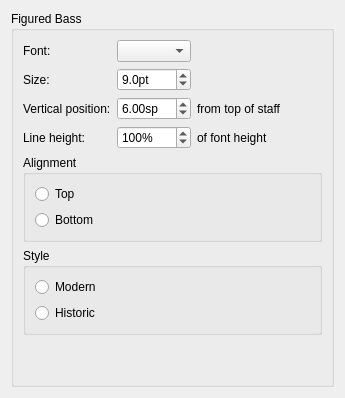
      <widget class="QWidget" name="PageFiguredBass">
       <layout class="QVBoxLayout" name="verticalLayout">
        <item>
         <widget class="QGroupBox" name="groupBox_20">
          <property name="title">
           <string>Figured Bass</string>
          </property>
          <layout class="QVBoxLayout" name="verticalLayout_32">
           <item>
            <layout class="QHBoxLayout" name="horizontalLayout_5">
             <item>
              <layout class="QGridLayout" name="gridLayout_16">
               <item row="3" column="1">
                <widget class="QSpinBox" name="spinFBLineHeight">
                 <property name="suffix">
                  <string notr="true">%</string>
                 </property>
                 <property name="minimum">
                  <number>1</number>
                 </property>
                 <property name="maximum">
                  <number>500</number>
                 </property>
                 <property name="singleStep">
                  <number>10</number>
                 </property>
                 <property name="value">
                  <number>100</number>
                 </property>
                </widget>
               </item>
               <item row="0" column="0">
                <widget class="QLabel" name="labelFBFont">
                 <property name="text">
                  <string>Font:</string>
                 </property>
                 <property name="textFormat">
                  <enum>Qt::PlainText</enum>
                 </property>
                 <property name="buddy">
                  <cstring>comboFBFont</cstring>
                 </property>
                </widget>
               </item>
               <item row="2" column="1">
                <widget class="QDoubleSpinBox" name="doubleSpinFBVertPos">
                 <property name="suffix">
                  <string>sp</string>
                 </property>
                 <property name="minimum">
                  <double>-25.000000000000000</double>
                 </property>
                 <property name="maximum">
                  <double>25.000000000000000</double>
                 </property>
                 <property name="singleStep">
                  <double>0.500000000000000</double>
                 </property>
                 <property name="value">
                  <double>6.000000000000000</double>
                 </property>
                </widget>
               </item>
               <item row="1" column="0">
                <widget class="QLabel" name="labelFBSize">
                 <property name="text">
                  <string>Size:</string>
                 </property>
                 <property name="textFormat">
                  <enum>Qt::PlainText</enum>
                 </property>
                 <property name="buddy">
                  <cstring>doubleSpinFBSize</cstring>
                 </property>
                </widget>
               </item>
               <item row="1" column="1">
                <widget class="QDoubleSpinBox" name="doubleSpinFBSize">
                 <property name="suffix">
                  <string>pt</string>
                 </property>
                 <property name="decimals">
                  <number>1</number>
                 </property>
                 <property name="minimum">
                  <double>5.000000000000000</double>
                 </property>
                 <property name="value">
                  <double>9.000000000000000</double>
                 </property>
                </widget>
               </item>
               <item row="3" column="0">
                <widget class="QLabel" name="labelFBLineHeight">
                 <property name="text">
                  <string>Line height:</string>
                 </property>
                 <property name="textFormat">
                  <enum>Qt::PlainText</enum>
                 </property>
                 <property name="buddy">
                  <cstring>spinFBLineHeight</cstring>
                 </property>
                </widget>
               </item>
               <item row="2" column="0">
                <widget class="QLabel" name="labelFBVertPos">
                 <property name="text">
                  <string>Vertical position:</string>
                 </property>
                 <property name="textFormat">
                  <enum>Qt::PlainText</enum>
                 </property>
                 <property name="buddy">
                  <cstring>doubleSpinFBVertPos</cstring>
                 </property>
                </widget>
               </item>
               <item row="0" column="1">
                <widget class="QComboBox" name="comboFBFont">
                 <property name="sizeAdjustPolicy">
                  <enum>QComboBox::AdjustToContents</enum>
                 </property>
                </widget>
               </item>
               <item row="2" column="2">
                <widget class="QLabel" name="label_98">
                 <property name="text">
                  <string>from top of staff</string>
                 </property>
                </widget>
               </item>
               <item row="3" column="2">
                <widget class="QLabel" name="label_99">
                 <property name="text">
                  <string>of font height</string>
                 </property>
                </widget>
               </item>
              </layout>
             </item>
             <item>
              <spacer name="horizontalSpacer_9">
               <property name="orientation">
                <enum>Qt::Horizontal</enum>
               </property>
               <property name="sizeHint" stdset="0">
                <size>
                 <width>40</width>
                 <height>20</height>
                </size>
               </property>
              </spacer>
             </item>
            </layout>
           </item>
           <item>
            <widget class="QGroupBox" name="groupFBAlign">
             <property name="title">
              <string>Alignment</string>
             </property>
             <layout class="QVBoxLayout" name="verticalLayout_11">
              <item>
               <widget class="QRadioButton" name="radioFBTop">
                <property name="text">
                 <string>Top</string>
                </property>
               </widget>
              </item>
              <item>
               <widget class="QRadioButton" name="radioFBBottom">
                <property name="text">
                 <string>Bottom</string>
                </property>
               </widget>
              </item>
             </layout>
            </widget>
           </item>
           <item>
            <widget class="QGroupBox" name="groupFBStyle">
             <property name="title">
              <string>Style</string>
             </property>
             <layout class="QVBoxLayout" name="verticalLayout_33">
              <item>
               <widget class="QRadioButton" name="radioFBModern">
                <property name="text">
                 <string>Modern</string>
                </property>
               </widget>
              </item>
              <item>
               <widget class="QRadioButton" name="radioFBHistoric">
                <property name="text">
                 <string>Historic</string>
                </property>
               </widget>
              </item>
             </layout>
            </widget>
           </item>
           <item>
            <spacer name="verticalSpacer_16">
             <property name="orientation">
              <enum>Qt::Vertical</enum>
             </property>
             <property name="sizeHint" stdset="0">
              <size>
               <width>20</width>
               <height>40</height>
              </size>
             </property>
            </spacer>
           </item>
          </layout>
         </widget>
        </item>
       </layout>
      </widget>
